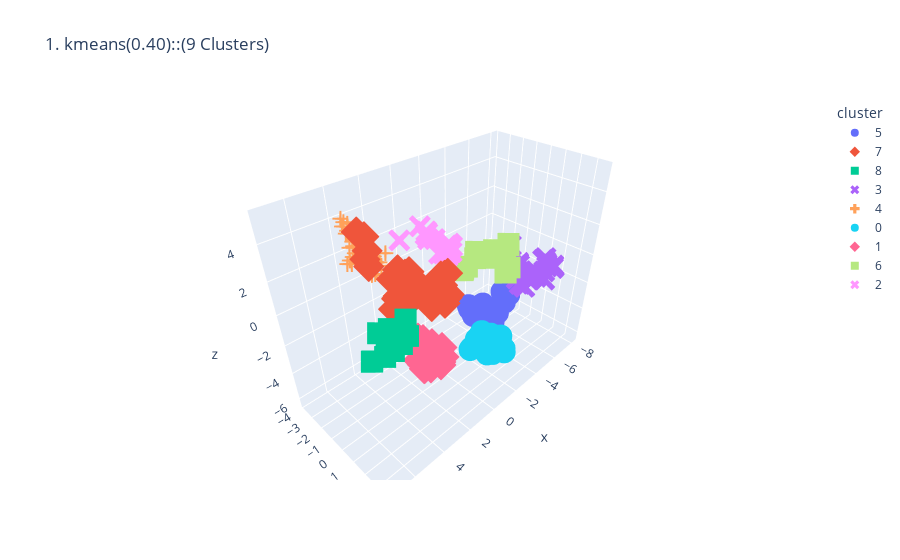
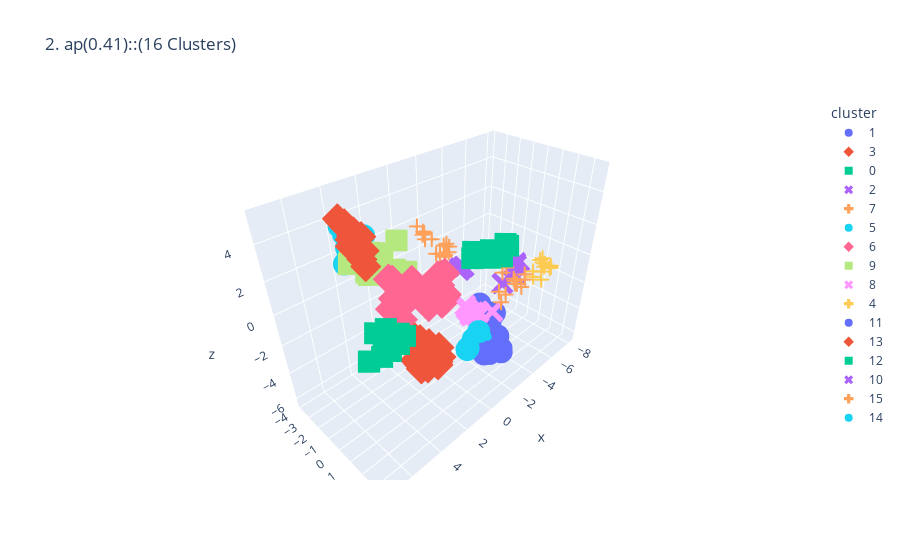
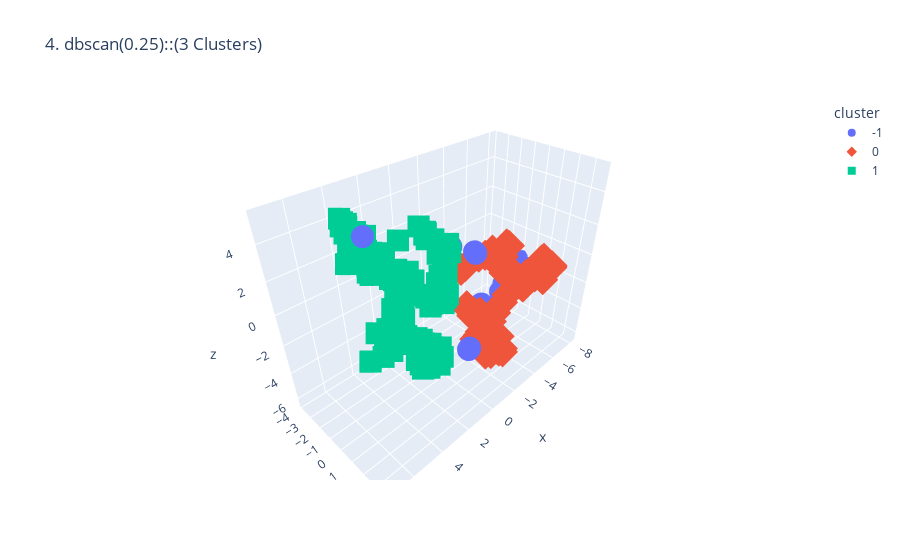
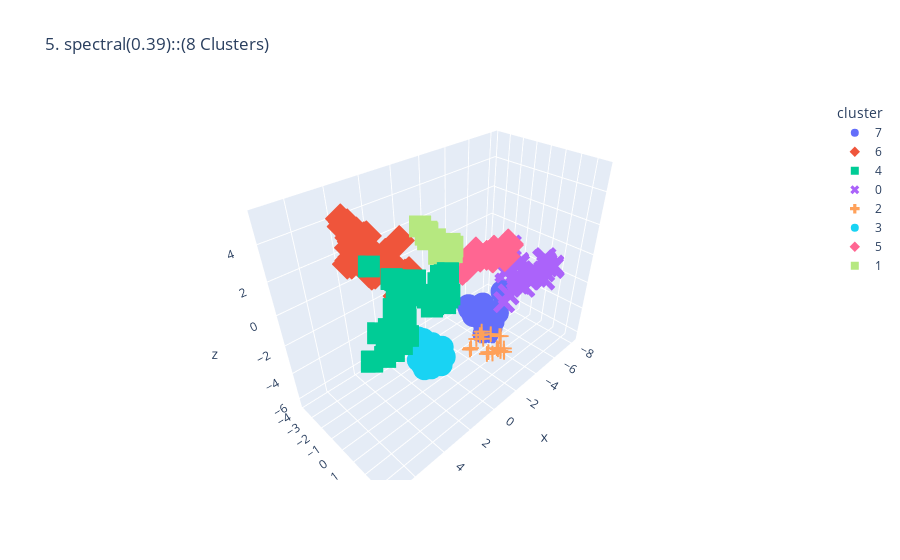

The cell these charts' notebook holds for them, in order:
### Markdown cell above
# 3D Plots

### Code cell
nn = 1
for name, model in fine_tunes_models.items():
    model.fit(x_scaled)

    if hasattr(model, "labels_"):
        y_pred = model.labels_.astype(int)
    else:
        y_pred = model.predict(x_scaled)  # Use x_scaled, not X
    
    n_clusters = np.unique(y_pred).size
    if n_clusters > 1:
        score = silhouette_score(x_scaled, y_pred)
    plot_datapoints(x_scaled, y_pred, n_components=3, title=f'{nn}. {name}({score:.2f})::({n_clusters} Clusters)')
        
    nn += 1
#     print(nn)
